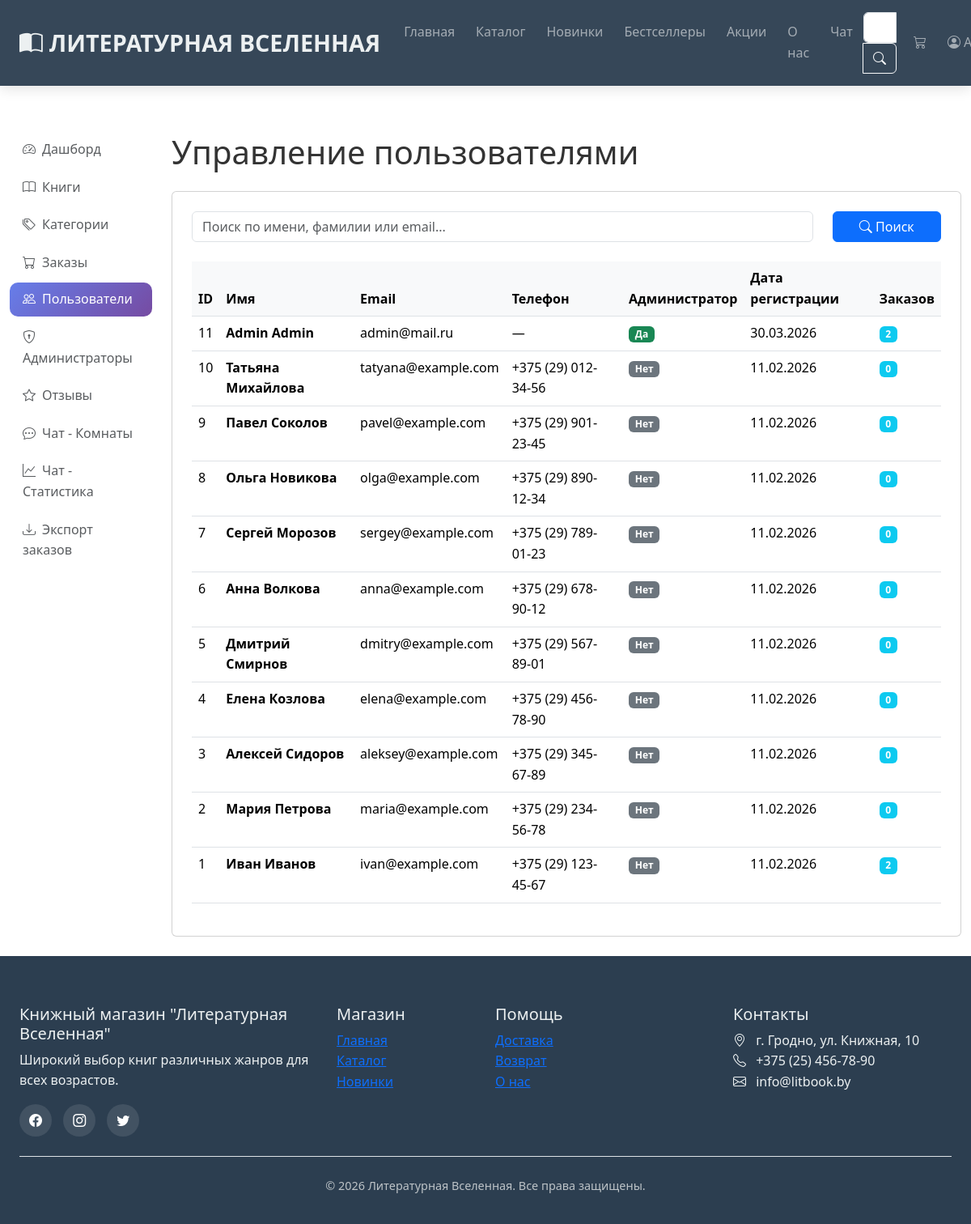
The app's page /admin/users (signed in), older data.
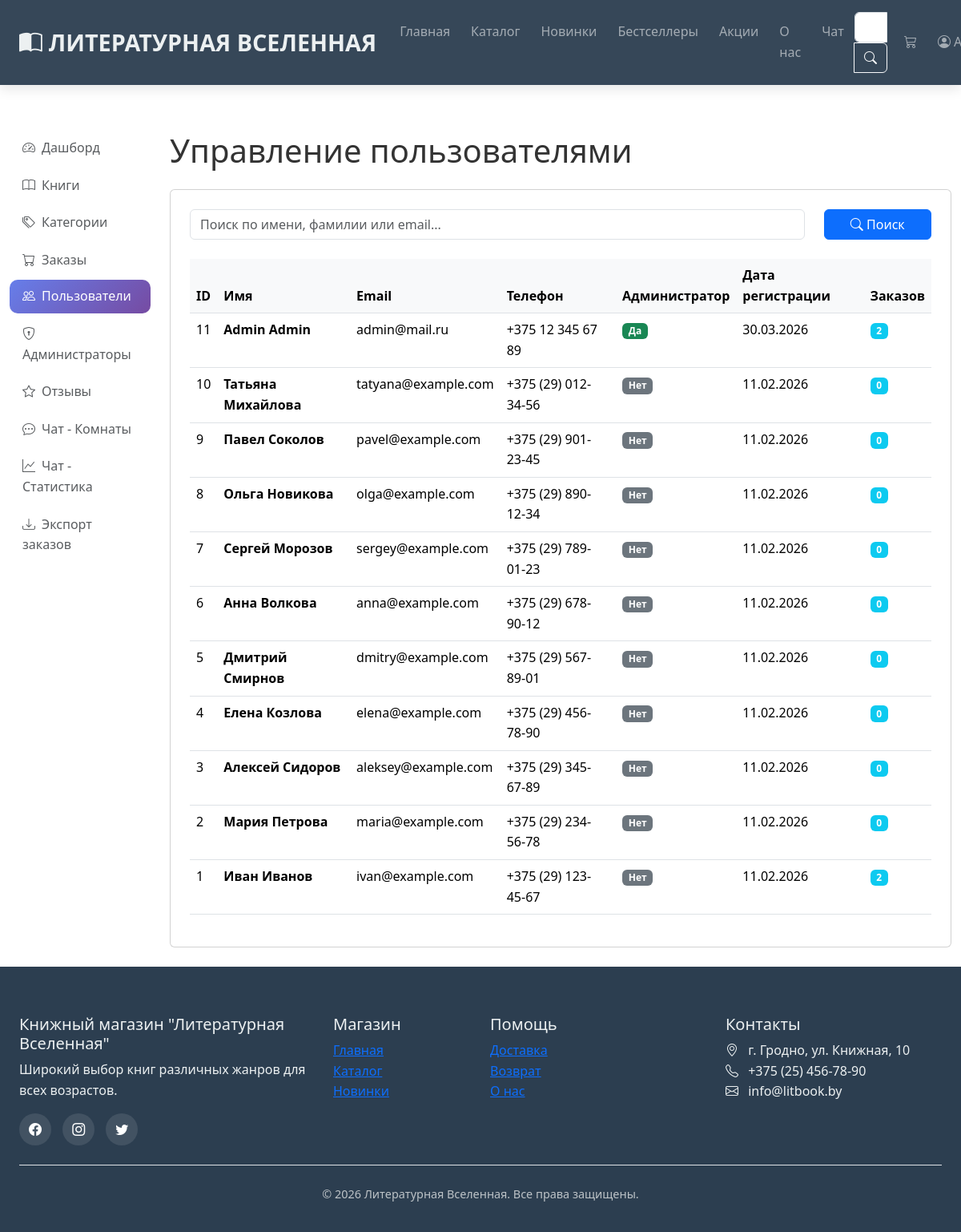
The same page, newer data.
### models.py (models this page shows, shortened)
class User(db.Model):
    __tablename__ = 'users'
    id = db.Column(db.Integer, primary_key=True)
    first_name = db.Column(db.String(50), nullable=False)
    last_name = db.Column(db.String(50), nullable=False)
    email = db.Column(db.String(120), unique=True, nullable=False)
    password_hash = db.Column(db.String(128))
    phone = db.Column(db.String(20))
    is_admin = db.Column(db.Boolean, default=False)  # Добавленное поле
    created_at = db.Column(db.DateTime, default=datetime.now)
    orders = db.relationship('Order', backref='user', lazy=True)
    wishlist = db.relationship('Wishlist', backref='user', lazy=True)

### admin.py (the view, shortened to what this page needs)
@admin_bp.route('/users')
@admin_required
def users():
    page = request.args.get('page', 1, type=int)
    per_page = 20
    search = request.args.get('search', '')
    query = User.query
    pagination = query.order_by(User.created_at.desc()).paginate(page=page, per_page=per_page, error_out=False)
    users = pagination.items
    return render_template('admin/users.html', users=users, pagination=pagination, search=search)

### admin.py (called while the page is built)
def admin_required(f):
    @wraps(f)
    def decorated_function(*args, **kwargs):
        if 'user_id' not in session:
            flash('Пожалуйста, войдите в систему', 'warning')
            return redirect(url_for('login'))
        user = User.query.get(session['user_id'])
        if not user or not user.is_admin:
            flash('Доступ запрещен. Требуются права администратора.', 'danger')
            return redirect(url_for('index'))
        return f(*args, **kwargs)
    return decorated_function

### app.py (called while the page is built)
@app.context_processor
def inject_data():
    categories = Category.query.all()
    cart_count = 0
    if 'cart' in session:
        cart_count = sum(item['quantity'] for item in session['cart'].values())
    return dict(
        categories=categories,
        cart_count=cart_count,
        current_year=datetime.now().year
    )

### templates/admin/users.html (shortened to what this page needs)
{% extends "base.html" %}
{% block content %}
<div style="height: 70px;"></div>
<div class="container-fluid py-4">
    <div class="row">
        <div class="col-md-3 col-lg-2 mb-4">
            {% include "admin/sidebar.html" %}
        </div>
        <div class="col-md-9 col-lg-10">
            <h1 class="mb-4">Управление пользователями</h1>
            <div class="card">
                <div class="card-body">
                    <form method="get" class="mb-4">
                        <div class="row">
                            <div class="col-md-10">
                                <input type="text" name="search" class="form-control"
                                       placeholder="Поиск по имени, фамилии или email..."
                                       value="{{ search }}">
                            </div>
                            <div class="col-md-2">
                                <button type="submit" class="btn btn-primary w-100">
                                    <i class="bi bi-search"></i> Поиск
                                </button>
                            </div>
                        </div>
                    </form>
                    <div class="table-responsive">
                        <table class="table table-hover">
                            <thead>
                                <tr>
                                    <th>ID</th>
                                    <th>Имя</th>
                                    <th>Email</th>
                                    <th>Телефон</th>
                                    <th>Администратор</th>
                                    <th>Дата регистрации</th>
                                    <th>Заказов</th>
                                </tr>
                            </thead>
                            <tbody>
                                {% for user in users %}
                                <tr>
                                    <td>{{ user.id }}</td>
                                    <td>
                                        <strong>{{ user.first_name }} {{ user.last_name }}</strong>
                                    </td>
                                    <td>{{ user.email }}</td>
                                    <td>{{ user.phone or '—' }}</td>
                                    <td>
                                        {% if user.is_admin %}
                                            <span class="badge bg-success">Да</span>
                                        {% else %}
                                            <span class="badge bg-secondary">Нет</span>
                                        {% endif %}
                                    </td>
                                    <td>{{ user.created_at.strftime('%d.%m.%Y') }}</td>
                                    <td>
                                        <span class="badge bg-info">{{ user.orders|length }}</span>
                                    </td>
                                </tr>
                                {% endfor %}
                            </tbody>
                        </table>
                    </div>
                </div>
            </div>
        </div>
    </div>
</div>
{% endblock %}

Row changes from the older to the newer data that the page shows:
changed User "Admin": phone "—" → "+375 12 345 67 89"
